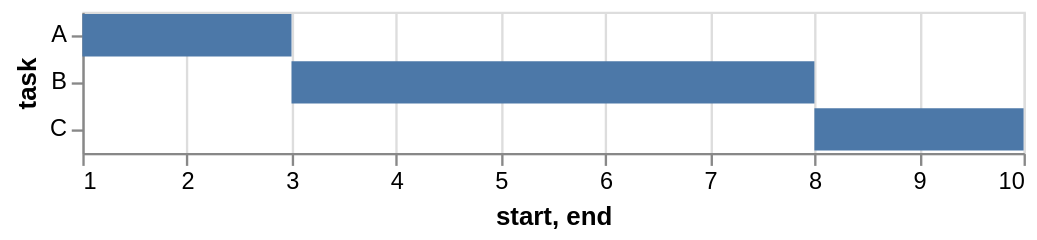

The specification (Vega-Lite) saved for this image:
### Vega specification from a JSON file in a GitHub repository (floating-point values rounded to 4 significant figures)
{"$schema": "https://vega.github.io/schema/vega/v5.json", "description": "A simple bar chart with ranged data (aka Gantt Chart).", "background": "white", "padding": 5, "width": 400, "style": "cell", "data": [{"name": "source_0", "values": [{"task": "A", "start": 1, "end": 3}, {"task": "B", "start": 3, "end": 8}, {"task": "C", "start": 8, "end": 10}]}, {"name": "data_0", "source": "source_0", "transform": [{"type": "filter", "expr": "isValid(datum[\"start\"]) && isFinite(+datum[\"start\"])"}]}], "signals": [{"name": "y_step", "value": 20}, {"name": "height", "update": "bandspace(domain('y').length, 0.1, 0.05) * y_step"}], "marks": [{"name": "marks", "type": "rect", "style": ["bar"], "from": {"data": "data_0"}, "encode": {"update": {"fill": {"value": "#4c78a8"}, "ariaRoleDescription": {"value": "bar"}, "description": {"signal": "\"start: \" + (format(datum[\"start\"], \"\")) + \"; task: \" + (isValid(datum[\"task\"]) ? datum[\"task\"] : \"\"+datum[\"task\"]) + \"; end: \" + (format(datum[\"end\"], \"\"))"}, "x": {"scale": "x", "field": "start"}, "x2": {"scale": "x", "field": "end"}, "y": {"scale": "y", "field": "task"}, "height": {"signal": "max(0.25, bandwidth('y'))"}}}}], "scales": [{"name": "x", "type": "linear", "domain": {"data": "data_0", "fields": ["start", "end"]}, "range": [0, {"signal": "width"}], "nice": true, "zero": false}, {"name": "y", "type": "band", "domain": {"data": "data_0", "field": "task", "sort": true}, "range": {"step": {"signal": "y_step"}}, "paddingInner": 0.1, "paddingOuter": 0.05}], "axes": [{"scale": "x", "orient": "bottom", "gridScale": "y", "grid": true, "tickCount": {"signal": "ceil(width/40)"}, "domain": false, "labels": false, "aria": false, "maxExtent": 0, "minExtent": 0, "ticks": false, "zindex": 0}, {"scale": "x", "orient": "bottom", "grid": false, "title": "start, end", "labelFlush": true, "labelOverlap": true, "tickCount": {"signal": "ceil(width/40)"}, "zindex": 0}, {"scale": "y", "orient": "left", "grid": false, "title": "task", "zindex": 0}]}
